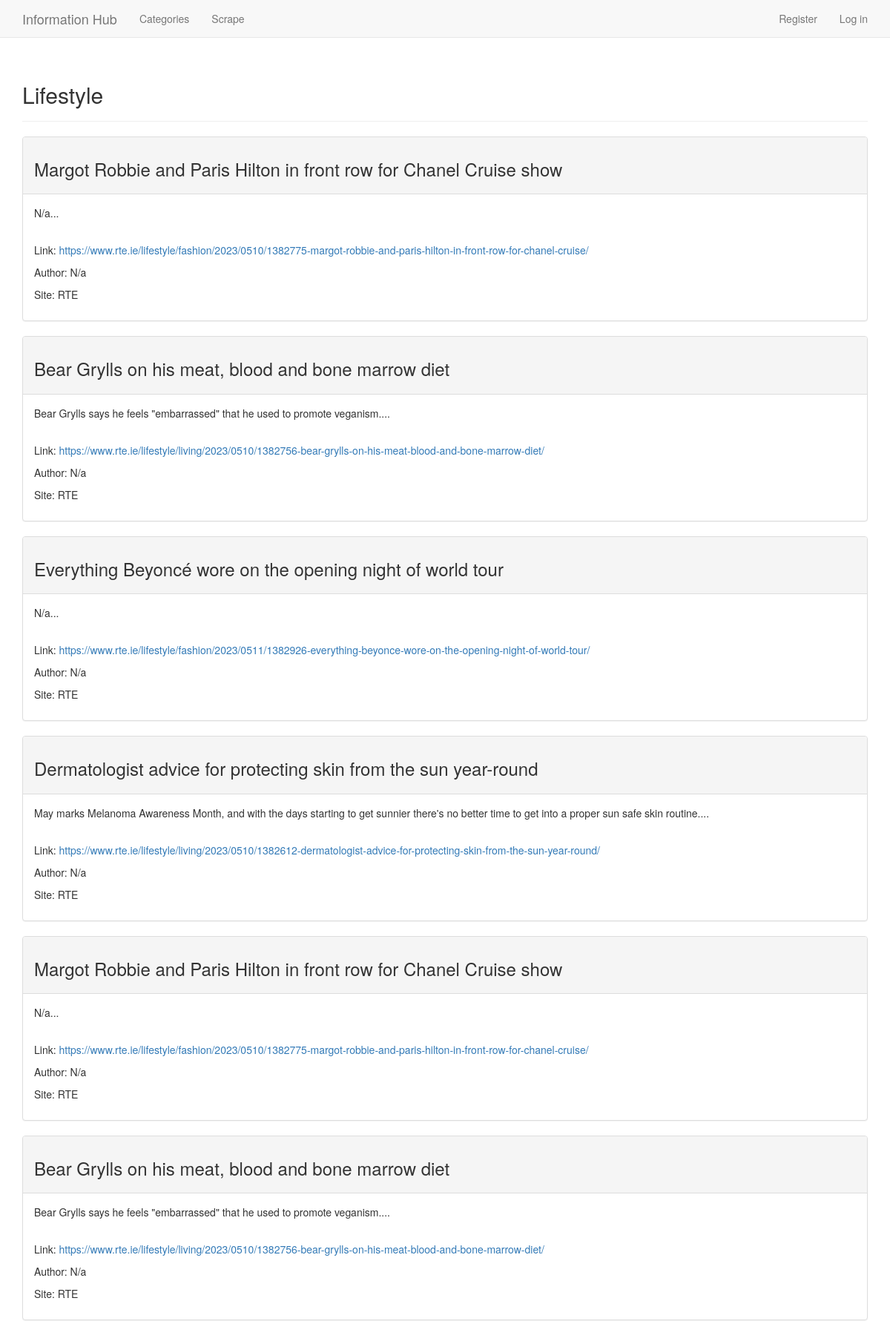
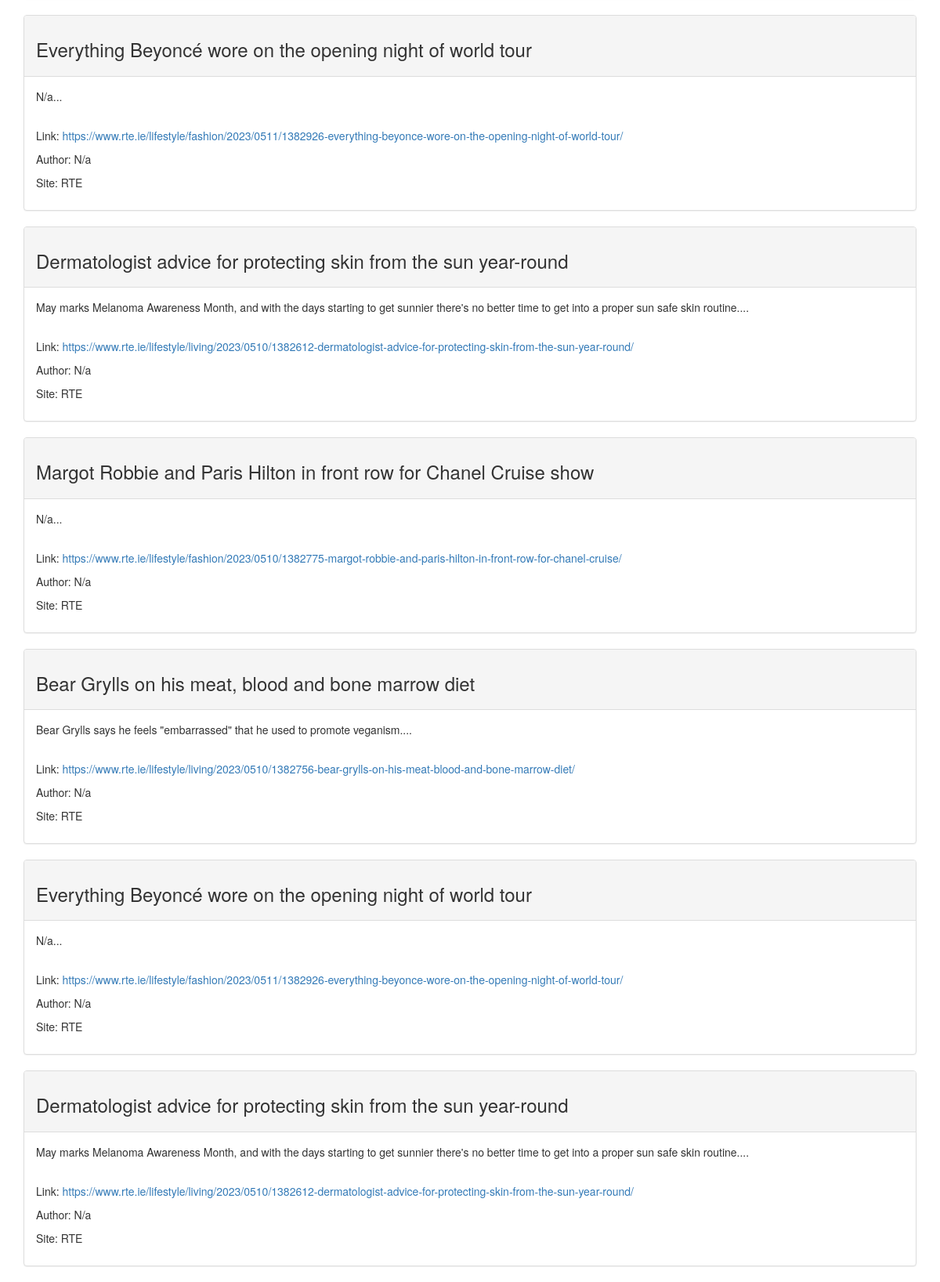
Screenshot of /categories/4/ with the database file from the repository (2 pictures, top to bottom).
### info_hubs/models.py (models this page shows, shortened)
class Category(models.Model):
    text = models.CharField(max_length=200)
    date_added = models.DateTimeField(auto_now_add=True)
    class Meta:
        verbose_name_plural = 'categories'
    def __str__(self):
        return self.text

class Article(models.Model):
    category = models.ForeignKey(
        Category,
        on_delete=models.CASCADE
    )
    text = models.TextField()
    date_added = models.DateTimeField(auto_now_add=True)
    class Meta:
        verbose_name_plural = 'articles'
    def __str__(self):
        return self.text

### info_hubs/views.py (the view)
# urls.py: re_path('^categories/(?P<category_id>\d+)/$', views.category, name='category'),
def category(request, category_id):
    category = Category.objects.get(id=category_id)
    articles = category.article_set.order_by('-date_added')
    for article in articles:
        soup = BeautifulSoup(article.text, 'html.parser')
        headline = soup.find('h3')
        image = soup.find('a href')
        if headline:
            article.headline = headline.text
            article.text = str(soup).replace(str(headline), '')
        if image:
            article.image = image['href']
            article.text = str(soup).replace(str(image), '')
    context = {'category': category, 'articles': articles}
    return render(request, 'info_hubs/category.html', context)

### info_hubs/templates/info_hubs/category.html (shortened to what this page needs)
{% extends 'info_hubs/base.html' %}
{% block header %}
  <h2>{{ category }}</h2>
{% endblock header %}
{% block content %}
  {% for article in articles %}
      <div class="panel panel-default">
        <div class="panel-heading">
        <h3>
          {{ article.headline }}
        </h3>
      </div>
      <div class="panel-body">
        {{ article|safe }}
      </div>
    </div>
    {% empty %}
      There are no entries for this topic yet.
    {% endfor %}
{% endblock content %}

### rows the page displays
Category: text "Lifestyle"
Article: headline "Margot Robbie and Paris Hilton in front row for Chanel Cruise show", text "N/a... Link: https://www.rte.ie/lifestyle/fashion/2023/0510/1382775-margot-robbie-and-paris-hilton-in-front-row-for-chanel-cruise/ Author: N/a Site: RTE"
Article: headline "Bear Grylls on his meat, blood and bone marrow diet", text "Bear Grylls says he feels \"embarrassed\" that he used to promote veganism.... Link: https://www.rte.ie/lifestyle/living/2023/0510/1382756-bear-grylls-on-his-meat-blood-and-bone-marrow-diet/ Author: N/a Site: RTE"
Article: headline "Everything Beyoncé wore on the opening night of world tour", text "N/a... Link: https://www.rte.ie/lifestyle/fashion/2023/0511/1382926-everything-beyonce-wore-on-the-opening-night-of-world-tour/ Author: N/a Site: RTE"
Article: headline "Dermatologist advice for protecting skin from the sun year-round", text "May marks Melanoma Awareness Month, and with the days starting to get sunnier there's no better time to get into a proper sun safe skin routine.... Link: https://www.rte.ie/lifestyle/living/2023/0510/1382612-dermatologist-advice-for-protecting-skin-from-the-sun-year-round/ Author: N/a Site: RTE"
Article: headline "Margot Robbie and Paris Hilton in front row for Chanel Cruise show", text "N/a... Link: https://www.rte.ie/lifestyle/fashion/2023/0510/1382775-margot-robbie-and-paris-hilton-in-front-row-for-chanel-cruise/ Author: N/a Site: RTE"
Article: headline "Bear Grylls on his meat, blood and bone marrow diet", text "Bear Grylls says he feels \"embarrassed\" that he used to promote veganism.... Link: https://www.rte.ie/lifestyle/living/2023/0510/1382756-bear-grylls-on-his-meat-blood-and-bone-marrow-diet/ Author: N/a Site: RTE"
Article: headline "Everything Beyoncé wore on the opening night of world tour", text "N/a... Link: https://www.rte.ie/lifestyle/fashion/2023/0511/1382926-everything-beyonce-wore-on-the-opening-night-of-world-tour/ Author: N/a Site: RTE"
Article: headline "Dermatologist advice for protecting skin from the sun year-round", text "May marks Melanoma Awareness Month, and with the days starting to get sunnier there's no better time to get into a proper sun safe skin routine.... Link: https://www.rte.ie/lifestyle/living/2023/0510/1382612-dermatologist-advice-for-protecting-skin-from-the-sun-year-round/ Author: N/a Site: RTE"
Article: headline "Margot Robbie and Paris Hilton in front row for Chanel Cruise show", text "N/a... Link: https://www.rte.ie/lifestyle/fashion/2023/0510/1382775-margot-robbie-and-paris-hilton-in-front-row-for-chanel-cruise/ Author: N/a Site: RTE"
Article: headline "Bear Grylls on his meat, blood and bone marrow diet", text "Bear Grylls says he feels \"embarrassed\" that he used to promote veganism.... Link: https://www.rte.ie/lifestyle/living/2023/0510/1382756-bear-grylls-on-his-meat-blood-and-bone-marrow-diet/ Author: N/a Site: RTE"
Article: headline "Everything Beyoncé wore on the opening night of world tour", text "N/a... Link: https://www.rte.ie/lifestyle/fashion/2023/0511/1382926-everything-beyonce-wore-on-the-opening-night-of-world-tour/ Author: N/a Site: RTE"
Article: headline "Dermatologist advice for protecting skin from the sun year-round", text "May marks Melanoma Awareness Month, and with the days starting to get sunnier there's no better time to get into a proper sun safe skin routine.... Link: https://www.rte.ie/lifestyle/living/2023/0510/1382612-dermatologist-advice-for-protecting-skin-from-the-sun-year-round/ Author: N/a Site: RTE"
